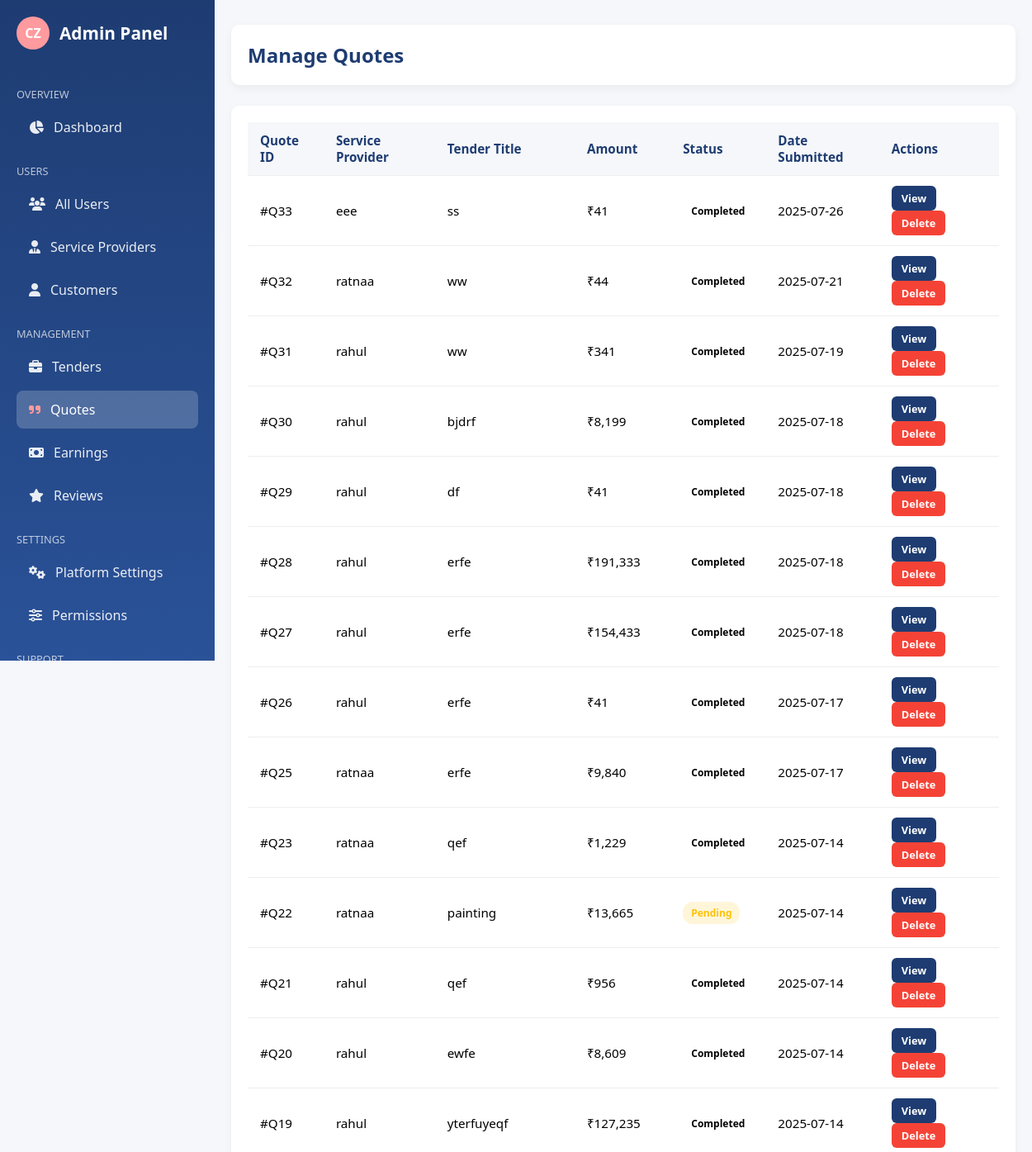
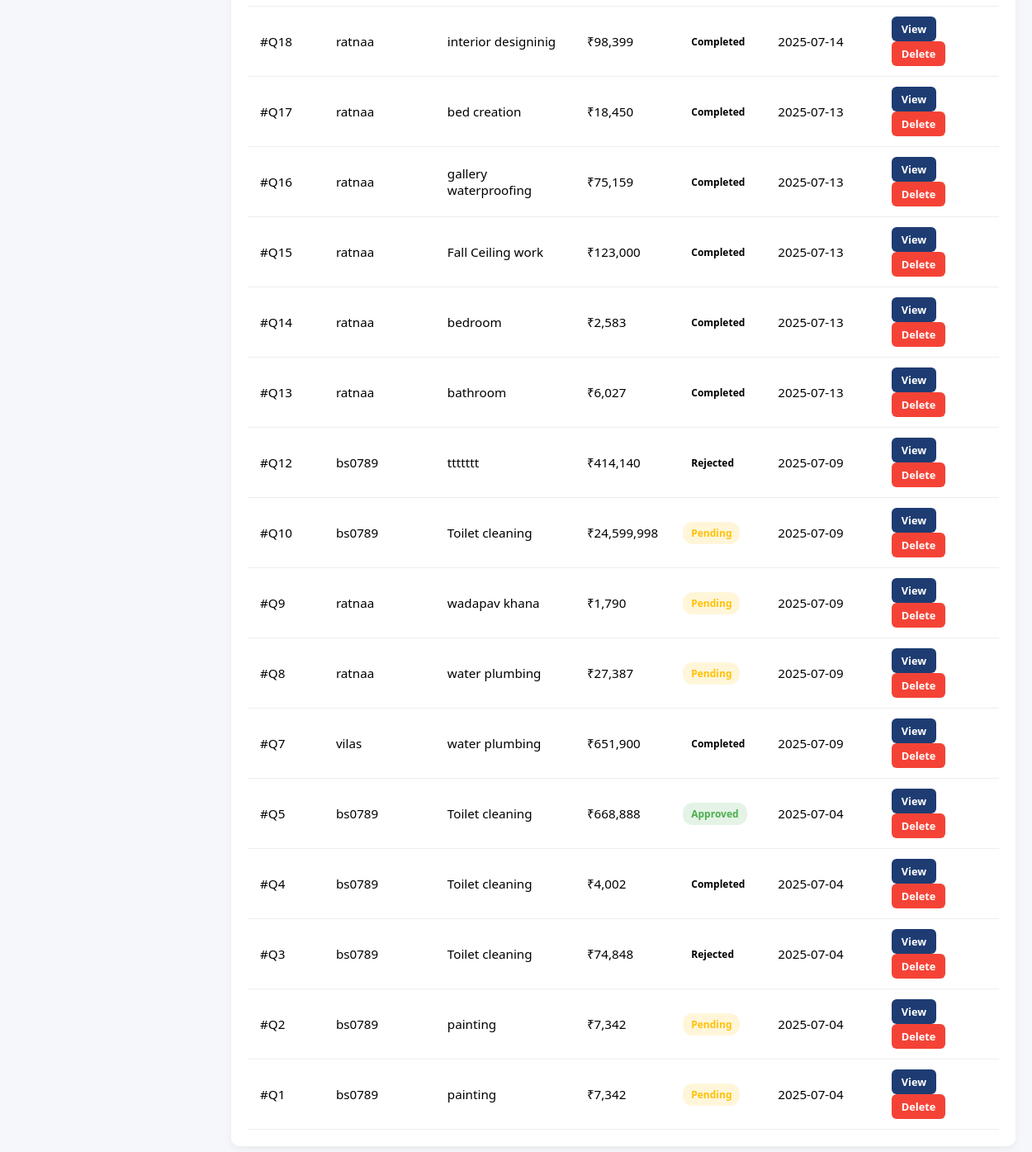
/quotes_admin/ (signed in), run on the app's committed database (2 pictures, top to bottom).
### CommissionZeroApp/models.py (models this page shows, shortened)
class Quotation(models.Model):
    tender = models.ForeignKey(Tender, on_delete=models.CASCADE)
    provider = models.ForeignKey(User, on_delete=models.CASCADE)
    labor_cost = models.DecimalField(max_digits=10, decimal_places=2)
    material_cost = models.DecimalField(max_digits=10, decimal_places=2)
    misc_cost = models.DecimalField(max_digits=10, decimal_places=2)
    gst_amount = models.DecimalField(max_digits=10, decimal_places=2)
    convenience_fee = models.DecimalField(max_digits=10, decimal_places=2)
    total_cost = models.DecimalField(max_digits=12, decimal_places=2)
    status = models.CharField(max_length=20, default='pending')  # pending, accepted, rejected
    created_at = models.DateTimeField(auto_now_add=True)
    progress = models.PositiveIntegerField(default=0)

class Tender(models.Model):
    SERVICE_CATEGORIES = [
        ('electrician', 'Electrician'),
        ('plumber', 'Plumber'),
        ('painter', 'Painter'),
        ('carpenter', 'Carpenter'),
        ('solar', 'Solar Electrician'),
    ]
    URGENCY_CHOICES = [
        ('urgent', 'Urgent (Within 24 hours)'),
        ('soon', 'Soon (Within a week)'),
        ('flexible', 'Flexible (No specific deadline)'),
    ]
    user = models.ForeignKey(User, on_delete=models.CASCADE)
    title = models.CharField(max_length=255)
    description = models.TextField()
    category = models.CharField(max_length=50, choices=SERVICE_CATEGORIES)
    budget = models.PositiveIntegerField(blank=True, null=True)
    urgency = models.CharField(max_length=20, choices=URGENCY_CHOICES)
    address = models.CharField(max_length=255)
    postcode = models.CharField(max_length=10)
    start_date = models.DateField(blank=True, null=True)
    deadline = models.DateField()
    notes = models.TextField(blank=True)
    images = models.ImageField(upload_to='tender_images/', blank=True, null=True)
    status = models.CharField(max_length=20, default='open')
    created_at = models.DateTimeField(auto_now_add=True)

### CommissionZeroApp/views.py (the view)
# urls.py: path('quotes_admin/', views.quotes_admin, name='quotes_admin'),
@login_required
@role_required(['admin'])
def quotes_admin(request):
    quotations = Quotation.objects.select_related('tender', 'provider').all().order_by('-created_at')
    return render(request, 'CommissionZeroApp/admin/quotes_admin.html', {'quotations': quotations})

### CommissionZeroApp/context_processors.py (called while the page is built)
def provider_avg_rating(request):
    if request.user.is_authenticated and hasattr(request.user, 'role') and request.user.role == 'provider':
        avg_rating = Review.objects.filter(provider=request.user).aggregate(avg=Avg('rating'))['avg']
        return {'avg_rating': round(avg_rating or 0, 1)}
    return {}

### CommissionZeroApp/templates/CommissionZeroApp/admin/quotes_admin.html (shortened to what this page needs)
{% load static %}
{% load humanize %}
<!DOCTYPE html>
<html lang="en">
<head>
  <link rel="stylesheet" href="{% static 'css/admin/quotes_admin.css' %}" />
  <link rel="stylesheet" href="https://cdnjs.cloudflare.com/ajax/libs/font-awesome/6.4.0/css/all.min.css" />
</head>
<body>
  {% include "sidebar_admin.html" %}
  <div class="main-content">
    <div class="admin-navbar">
      <h2>Manage Quotes</h2>
    </div>
    <div class="quotes-section">
      <table class="quotes-table">
        <thead>
          <tr>
            <th>Quote ID</th>
            <th>Service Provider</th>
            <th>Tender Title</th>
            <th>Amount</th>
            <th>Status</th>
            <th>Date Submitted</th>
            <th>Actions</th>
          </tr>
        </thead>
        <tbody>
          {% for q in quotations %}
          <tr>
            <td>#Q{{ q.id }}</td>
            <td>{{ q.provider.username }}</td>
            <td>{{ q.tender.title }}</td>
            <td>₹{{ q.total_cost|floatformat:"0"|intcomma }}</td>
            <td>
              {% if q.status == "pending" %}
                <span class="status pending">Pending</span>
              {% elif q.status == "approved" or q.status == "accepted" %}
                <span class="status approved">Approved</span>
              {% elif q.status == "rejected" %}
                <span class="status rejected">Rejected</span>
              {% else %}
                <span class="status">{{ q.status|capfirst }}</span>
              {% endif %}
            </td>
            <td>{{ q.created_at|date:"Y-m-d" }}</td>
            <td>
              <a href="{% url 'admin_view_quotation_detail' q.id %}" class="btn view">View</a>
              <a href="{% url 'delete_quotation_admin' q.id %}" class="btn delete" onclick="return confirm('Are you sure you want to delete this quotation?');">Delete</a>
            </td>
          </tr>
          {% empty %}
          <tr><td colspan="7" style="text-align: center;">No quotes found.</td></tr>
          {% endfor %}
        </tbody>
      </table>
    </div>
  </div>
</body>
</html>

### static/css/admin/quotes_admin.css (style rules this page uses)
:root { --primary: #1e3c72; --secondary: #2a5298; --light: #f5f7fa; --dark: #2d2d2d; --success: #4caf50; --warning: #ffc107; --danger: #f44336; }
* { box-sizing: border-box; margin: 0; padding: 0; font-family: 'Segoe UI', sans-serif; }
body { margin: 0; padding: 0; font-family: 'Segoe UI', sans-serif; background: var(--light); display: flex; min-height: 100vh; }
.main-content { margin-left: 260px; padding: 30px 20px; width: 100%; }
.admin-navbar { background: white; padding: 20px; border-radius: 10px; box-shadow: 0 4px 12px rgba(0,0,0,0.05); margin-bottom: 25px; }
.admin-navbar h2 { font-size: 1.5rem; color: var(--primary); }
.quotes-section { background: white; padding: 20px; border-radius: 10px; box-shadow: 0 4px 10px rgba(0,0,0,0.05); overflow-x: auto; }
.quotes-table { width: 100%; border-collapse: collapse; min-width: 900px; }
.quotes-table th, .quotes-table td { padding: 12px 15px; text-align: left; border-bottom: 1px solid #eee; font-size: 0.95rem; }
.quotes-table th { background: var(--light); color: var(--primary); }
.status { padding: 5px 10px; border-radius: 12px; font-size: 0.75rem; font-weight: 600; display: inline-block; }
.status.pending { background-color: rgba(255, 193, 7, 0.15); color: var(--warning); }
.status.approved { background-color: rgba(76, 175, 80, 0.15); color: var(--success); }
.btn { padding: 6px 12px; border-radius: 6px; font-size: 0.8rem; font-weight: bold; text-decoration: none; margin-right: 5px; transition: 0.3s; display: inline-block; }
.btn.view { background-color: var(--primary); color: white; }
.btn.delete { background-color: var(--danger); color: white; }

### static/css/admin/sidebar_admin.css (style rules this page uses)
:root { --primary: #1e3c72; --secondary: #2a5298; --accent: #ff9a9e; --light: #f5f7fa; --sidebar-width: 260px; }

### data on the page
Quotation: id "33", provider.username "eee", tender "ss", total_cost "41", status "Completed", created_at "2025-07-26"
Quotation: id "32", provider.username "ratnaa", tender "ww", total_cost "44", status "Completed", created_at "2025-07-21"
Quotation: id "31", provider.username "rahul", tender "ww", total_cost "341", status "Completed", created_at "2025-07-19"
Quotation: id "30", provider.username "rahul", tender "bjdrf", total_cost "8,199", status "Completed", created_at "2025-07-18"
Quotation: id "29", provider.username "rahul", tender "df", total_cost "41", status "Completed", created_at "2025-07-18"
Quotation: id "28", provider.username "rahul", tender "erfe", total_cost "191,333", status "Completed", created_at "2025-07-18"
Quotation: id "27", provider.username "rahul", tender "erfe", total_cost "154,433", status "Completed", created_at "2025-07-18"
Quotation: id "26", provider.username "rahul", tender "erfe", total_cost "41", status "Completed", created_at "2025-07-17"
Quotation: id "25", provider.username "ratnaa", tender "erfe", total_cost "9,840", status "Completed", created_at "2025-07-17"
Quotation: id "23", provider.username "ratnaa", tender "qef", total_cost "1,229", status "Completed", created_at "2025-07-14"
Quotation: id "22", provider.username "ratnaa", tender "painting", total_cost "13,665", status "Pending", created_at "2025-07-14"
Quotation: id "21", provider.username "rahul", tender "qef", total_cost "956", status "Completed", created_at "2025-07-14"
Quotation: id "20", provider.username "rahul", tender "ewfe", total_cost "8,609", status "Completed", created_at "2025-07-14"
Quotation: id "19", provider.username "rahul", tender "yterfuyeqf", total_cost "127,235", status "Completed", created_at "2025-07-14"
Quotation: id "18", provider.username "ratnaa", tender "interior designinig", total_cost "98,399", status "Completed", created_at "2025-07-14"
Quotation: id "17", provider.username "ratnaa", tender "bed creation", total_cost "18,450", status "Completed", created_at "2025-07-13"
Quotation: id "16", provider.username "ratnaa", tender "gallery waterproofing", total_cost "75,159", status "Completed", created_at "2025-07-13"
Quotation: id "15", provider.username "ratnaa", tender "Fall Ceiling work", total_cost "123,000", status "Completed", created_at "2025-07-13"
Quotation: id "14", provider.username "ratnaa", tender "bedroom", total_cost "2,583", status "Completed", created_at "2025-07-13"
Quotation: id "13", provider.username "ratnaa", tender "bathroom", total_cost "6,027", status "Completed", created_at "2025-07-13"
Quotation: id "12", provider.username "bs0789", tender "ttttttt", total_cost "414,140", status "Rejected", created_at "2025-07-09"
Quotation: id "10", provider.username "bs0789", tender "Toilet cleaning", total_cost "24,599,998", status "Pending", created_at "2025-07-09"
Quotation: id "9", provider.username "ratnaa", tender "wadapav khana", total_cost "1,790", status "Pending", created_at "2025-07-09"
Quotation: id "8", provider.username "ratnaa", tender "water plumbing", total_cost "27,387", status "Pending", created_at "2025-07-09"
Quotation: id "7", provider.username "vilas", tender "water plumbing", total_cost "651,900", status "Completed", created_at "2025-07-09"
Quotation: id "5", provider.username "bs0789", tender "Toilet cleaning", total_cost "668,888", status "Approved", created_at "2025-07-04"
Quotation: id "4", provider.username "bs0789", tender "Toilet cleaning", total_cost "4,002", status "Completed", created_at "2025-07-04"
Quotation: id "3", provider.username "bs0789", tender "Toilet cleaning", total_cost "74,848", status "Rejected", created_at "2025-07-04"
Quotation: id "2", provider.username "bs0789", tender "painting", total_cost "7,342", status "Pending", created_at "2025-07-04"
Quotation: id "1", provider.username "bs0789", tender "painting", total_cost "7,342", status "Pending", created_at "2025-07-04"
